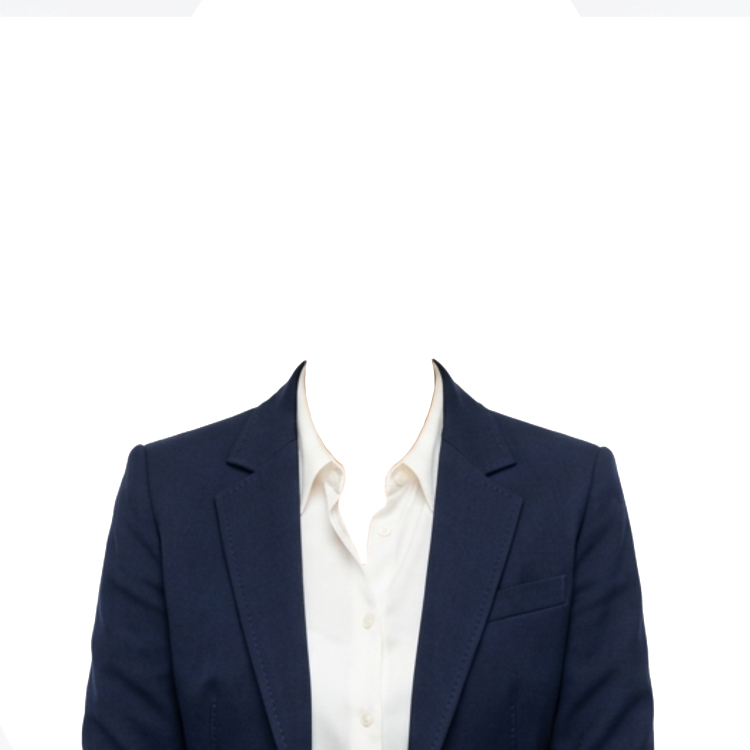
#> input picture outfits/Women_suit.png, 3000 x 3000 px (shown at 1/4 size); its folder holds only this picture in this run
$ python inspect_collars.py
#> lines starting #> are read from the running program, lines starting #| are printed output that depends on the picture
import os
import glob
from PIL import Image

out_dir = "/Users/mon/Snap and Print photo edit/outfits"
pngs = glob.glob(os.path.join(out_dir, "*.png"))

print("Outfit details:")
for p in sorted(pngs):
    img = Image.open(p)
#> img is the input picture: PIL image 3000x3000 RGBA; mean R, G, B, A 24.9, 26.6, 31.4, 80.3
    w, h = img.size
#> w = 3000; h = 3000
    # Find topmost solid pixel near center (X: 450 to 550)
    alpha = img.split()[-1]
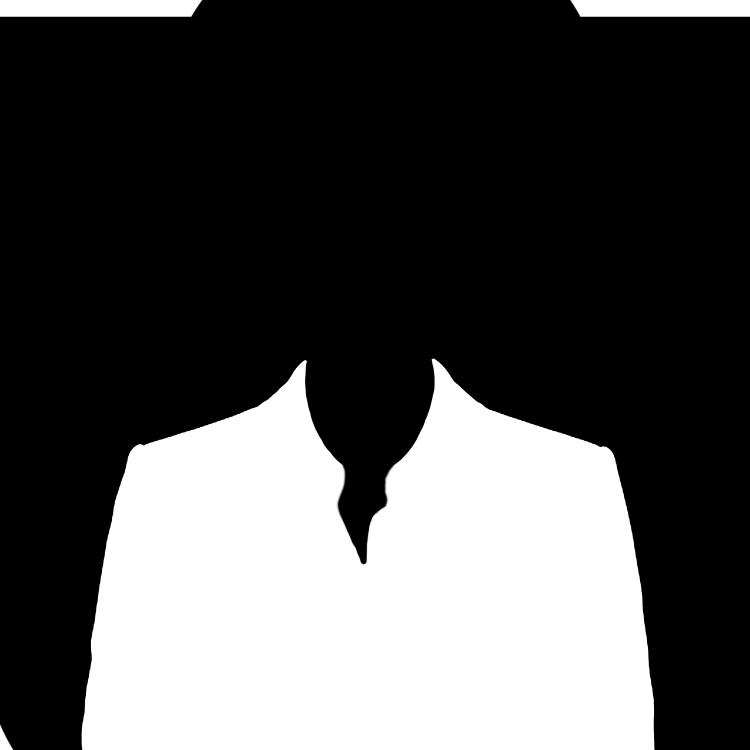
#> alpha: PIL image 3000x3000 L (shown at 1/4 size); min 0, max 255, mean 80.3
    top_y = -1
    for y in range(h):
        row = [alpha.getpixel((x, y)) for x in range(400, 600)]
        if any(v > 50 for v in row):
            top_y = y
            break

    # Find leftmost and rightmost solid pixel at Y = 400 (shoulder level)
    left_x, right_x = -1, -1
    for x in range(w):
        if alpha.getpixel((x, 400)) > 50:
            if left_x == -1: left_x = x
            right_x = x
#> after the loop, left_x = -1

    print(f"'{os.path.basename(p)}': top_collar_y={top_y}, shoulder_width={right_x - left_x if left_x != -1 else w}")
#| 'Women_suit.png': top_collar_y=0, shoulder_width=3000
